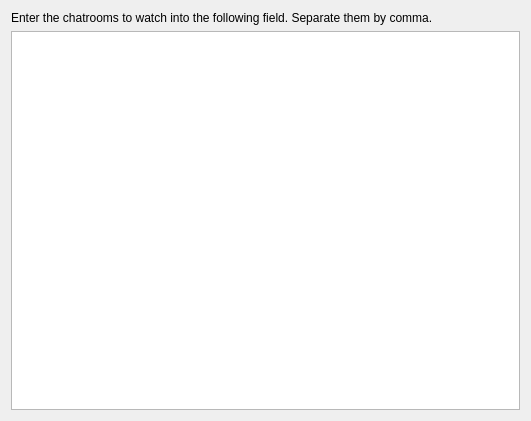
<?xml version="1.0" encoding="UTF-8"?>
<ui version="4.0">
 <class>Form</class>
 <widget class="QWidget" name="Form">
  <property name="geometry">
   <rect>
    <x>0</x>
    <y>0</y>
    <width>531</width>
    <height>421</height>
   </rect>
  </property>
  <property name="windowTitle">
   <string>Form</string>
  </property>
  <layout class="QVBoxLayout" name="verticalLayout">
   <item>
    <widget class="QLabel" name="label_11">
     <property name="text">
      <string>Enter the chatrooms to watch into the following field. Separate them by comma.</string>
     </property>
     <property name="textFormat">
      <enum>Qt::PlainText</enum>
     </property>
     <property name="wordWrap">
      <bool>true</bool>
     </property>
    </widget>
   </item>
   <item>
    <widget class="QPlainTextEdit" name="txtChatrooms">
     <property name="font">
      <font>
       <pointsize>12</pointsize>
      </font>
     </property>
    </widget>
   </item>
  </layout>
 </widget>
 <resources/>
 <connections/>
</ui>
